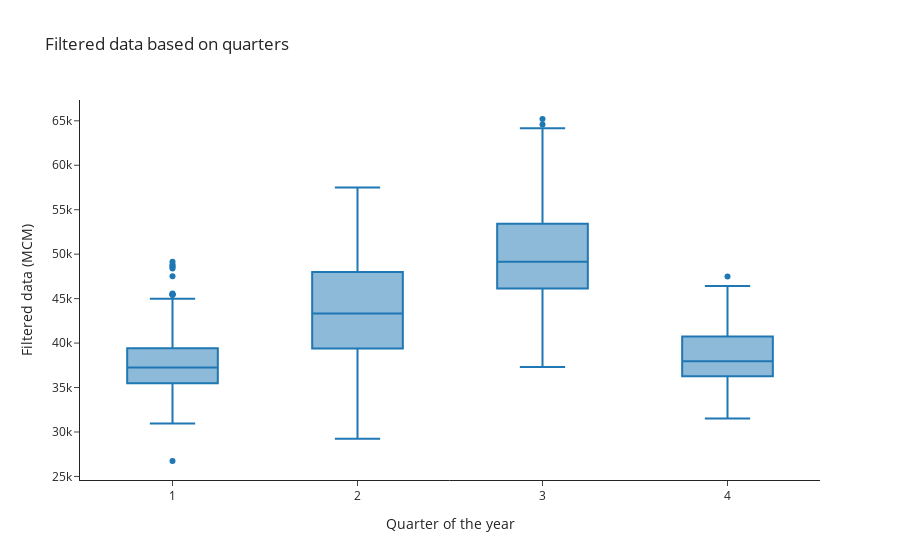

Notebook code cell kept with this figure:
### Code cell
fig = px.box(x=or_fil.index.quarter,
             y=or_fil["Filtered data"],
             title="Filtered data based on quarters",
             template="simple_white"
             )
fig.update_xaxes(dict(title="Quarter of the year"))
fig.update_yaxes(dict(title="Filtered data (MCM)"))
fig

### Figure 1 — Plotly figure (JSON) as saved in the notebook; plotly's stock layout.template omitted (floating-point values rounded to 4 significant figures; data arrays with more than 128 entries replaced by an {"elided": "..."} marker saying what was removed)
{"data": [{"alignmentgroup": "True", "hovertemplate": "x=%{x}<br>y=%{y}<extra></extra>", "legendgroup": "", "marker": {"color": "#1F77B4"}, "name": "", "notched": false, "offsetgroup": "", "orientation": "v", "showlegend": false, "type": "box", "x": {"elided": "1826 int values"}, "x0": " ", "xaxis": "x", "y": {"elided": "1826 int values"}, "y0": " ", "yaxis": "y"}], "layout": {"boxmode": "group", "legend": {"tracegroupgap": 0}, "title": {"text": "Filtered data based on quarters"}, "xaxis": {"anchor": "y", "domain": [0, 1], "title": {"text": "Quarter of the year"}}, "yaxis": {"anchor": "x", "domain": [0, 1], "title": {"text": "Filtered data (MCM)"}}}}
